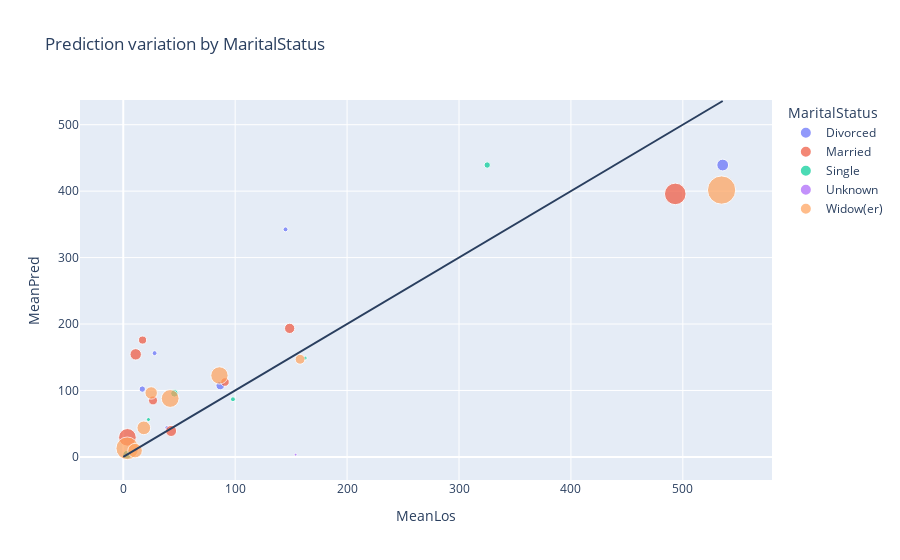

Notebook cell for this chart:
### Code cell
show_pred_by_catg('MaritalStatus')

### Figure 1 — Plotly figure (JSON) as saved in the notebook; plotly's stock layout.template omitted (floating-point values rounded to 4 significant figures)
{"data": [{"customdata": [[3, "Divorced"], [3, "Divorced"], [5, "Divorced"], [3, "Divorced"], [2, "Divorced"], [9, "Divorced"], [3, "Divorced"], [17, "Divorced"]], "hovertemplate": "MaritalStatus=%{customdata[1]}<br>MeanLos=%{x}<br>MeanPred=%{y}<br>Patients=%{customdata[0]}<extra></extra>", "legendgroup": "Divorced", "marker": {"color": "#636efa", "size": [3, 3, 5, 3, 2, 9, 3, 17], "sizemode": "area", "sizeref": 0.245, "symbol": "circle"}, "mode": "markers", "name": "Divorced", "orientation": "v", "showlegend": true, "type": "scatter", "x": [2.333, 11, 17, 28, 39, 86.67, 145, 535.6], "xaxis": "x", "y": [3.387, 10.57, 102.1, 156.2, 43.99, 107.4, 342.4, 439.3], "yaxis": "y"}, {"customdata": [[38, "Married"], [16, "Married"], [8, "Married"], [10, "Married"], [15, "Married"], [9, "Married"], [13, "Married"], [57, "Married"]], "hovertemplate": "MaritalStatus=%{customdata[1]}<br>MeanLos=%{x}<br>MeanPred=%{y}<br>Patients=%{customdata[0]}<extra></extra>", "legendgroup": "Married", "marker": {"color": "#EF553B", "size": [38, 16, 8, 10, 15, 9, 13, 57], "sizemode": "area", "sizeref": 0.245, "symbol": "circle"}, "mode": "markers", "name": "Married", "orientation": "v", "showlegend": true, "type": "scatter", "x": [3.711, 11.12, 17.25, 26.6, 42.73, 90.89, 148.7, 493.2], "xaxis": "x", "y": [29.43, 154.4, 175.8, 85.01, 39.05, 112.7, 193.4, 395.8], "yaxis": "y"}, {"customdata": [[9, "Single"], [2, "Single"], [7, "Single"], [3, "Single"], [2, "Single"], [5, "Single"]], "hovertemplate": "MaritalStatus=%{customdata[1]}<br>MeanLos=%{x}<br>MeanPred=%{y}<br>Patients=%{customdata[0]}<extra></extra>", "legendgroup": "Single", "marker": {"color": "#00cc96", "size": [9, 2, 7, 3, 2, 5], "sizemode": "area", "sizeref": 0.245, "symbol": "circle"}, "mode": "markers", "name": "Single", "orientation": "v", "showlegend": true, "type": "scatter", "x": [3.444, 22.5, 45.71, 98, 162.5, 325.2], "xaxis": "x", "y": [3.387, 56.27, 95.68, 86.76, 148.8, 439.3], "yaxis": "y"}, {"customdata": [[1, "Unknown"]], "hovertemplate": "MaritalStatus=%{customdata[1]}<br>MeanLos=%{x}<br>MeanPred=%{y}<br>Patients=%{customdata[0]}<extra></extra>", "legendgroup": "Unknown", "marker": {"color": "#ab63fa", "size": [1], "sizemode": "area", "sizeref": 0.245, "symbol": "circle"}, "mode": "markers", "name": "Unknown", "orientation": "v", "showlegend": true, "type": "scatter", "x": [154], "xaxis": "x", "y": [3.387], "yaxis": "y"}, {"customdata": [[63, "Widow(er)"], [26, "Widow(er)"], [23, "Widow(er)"], [19, "Widow(er)"], [39, "Widow(er)"], [37, "Widow(er)"], [12, "Widow(er)"], [98, "Widow(er)"]], "hovertemplate": "MaritalStatus=%{customdata[1]}<br>MeanLos=%{x}<br>MeanPred=%{y}<br>Patients=%{customdata[0]}<extra></extra>", "legendgroup": "Widow(er)", "marker": {"color": "#FFA15A", "size": [63, 26, 23, 19, 39, 37, 12, 98], "sizemode": "area", "sizeref": 0.245, "symbol": "circle"}, "mode": "markers", "name": "Widow(er)", "orientation": "v", "showlegend": true, "type": "scatter", "x": [3.587, 10.54, 18.35, 24.95, 41.92, 85.95, 158, 534.6], "xaxis": "x", "y": [12.94, 9.467, 43.76, 96.27, 87.95, 122.6, 147.0, 401.6], "yaxis": "y"}], "layout": {"legend": {"itemsizing": "constant", "title": {"text": "MaritalStatus"}, "tracegroupgap": 0}, "shapes": [{"type": "line", "x0": 0, "x1": 535.6, "xref": "x", "y0": 0, "y1": 535.6, "yref": "y"}], "title": {"text": "Prediction variation by MaritalStatus"}, "xaxis": {"anchor": "y", "domain": [0, 1], "title": {"text": "MeanLos"}}, "yaxis": {"anchor": "x", "domain": [0, 1], "title": {"text": "MeanPred"}}}}
